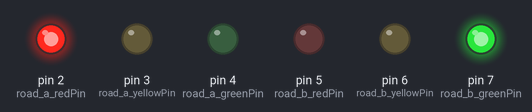
A sketch run on a simulated Arduino Uno, built with avr-gcc and run on an emulated ATmega328P. On the bench: output pins drawn as LEDs (lit = HIGH).

Above: at 0.5 s.
At 1.2 s:
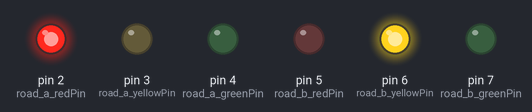
At 2.7 s:
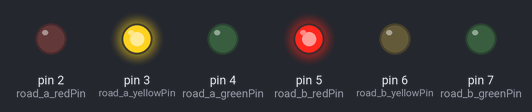
At 5.0 s:
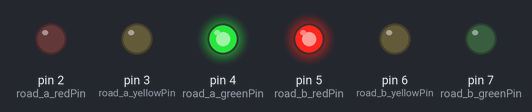
Timing chart, 0 to 6.9 s (numbered marks = the images above):
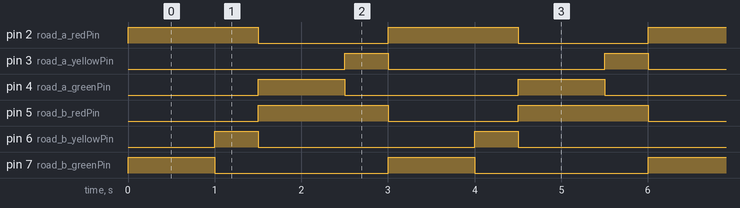

The sketch:

serial_communication.ino
```cpp
//#define SEND_INTERVAL 5000 // every 5 seconds
unsigned long send_interval = 0;

const int road_a_redPin = 2;    // Connect the red LED to pin 2
const int road_a_yellowPin = 3; // Connect the yellow LED to pin 3
const int road_a_greenPin = 4;  // Connect the green LED to pin 4

const int road_b_redPin = 5;    // Connect the red LED to pin 2
const int road_b_yellowPin = 6; // Connect the yellow LED to pin 3
const int road_b_greenPin = 7;  // Connect the green LED to pin 4

unsigned long previousMillis = 0;
long intervalRed = 1000;    // Time for red (5 seconds)
long intervalGreen = 1000;  // Time for green (5 seconds)
const long intervalYellow = 500; // Time for yellow (1 second)

long road_intervalRed = 1000;
long road_intervalGreen = 1000;

int currentState = 0;

/* Serial Send variables */
unsigned long timestamp;

/* Serial Receive variables */
#define BUFFDIM 3 // header, plus_time, footer
long plus_time = 0;

unsigned char ucInBuffer[BUFFDIM];  // Buffer to memorize packet bytes
size_t stBufferIndex;     // Index of the buffer

void setup()
{
  /* Serial Send setup */
  Serial.begin(9600);
  pinMode(road_a_redPin, OUTPUT);
  pinMode(road_a_yellowPin, OUTPUT);
  pinMode(road_a_greenPin, OUTPUT);
  pinMode(road_b_redPin, OUTPUT);
  pinMode(road_b_yellowPin, OUTPUT);
  pinMode(road_b_greenPin, OUTPUT);

  timestamp = 0;

  /* Serial Receive setup */
  for (stBufferIndex = 0; stBufferIndex < BUFFDIM; stBufferIndex++)
    ucInBuffer[stBufferIndex] = 0;

  stBufferIndex = 0;
}

void loop()
{

  // Aggiorno plus_time con il valore ricevuto sulla seriale
  int r = serialReceive(&plus_time);

  // if we recived a packet do something (turn on led for example)
  if (r == 1)
  {
    //Serial.write(plus_time);
    processPlusTime(plus_time, &road_intervalRed, &road_intervalGreen);
    //Serial.write("ok");
    Serial.write(plus_time);

  }

  // Traffic light management based on the current state
    unsigned long currentMillis = millis();
    switch (currentState) {
        case 0: // Red road_a, Green road_b
            digitalWrite(road_a_redPin, HIGH);
            digitalWrite(road_a_yellowPin, LOW);
            digitalWrite(road_a_greenPin, LOW);

            digitalWrite(road_b_redPin, LOW);
            digitalWrite(road_b_yellowPin, LOW);
            digitalWrite(road_b_greenPin, HIGH);

            if (currentMillis - previousMillis >= road_intervalRed) {
                previousMillis = currentMillis;
                currentState = 1; // Move to red road_a, yellow road_b
            }
            break;

        case 1: // Red road_a, Yellow road_b
            digitalWrite(road_a_redPin, HIGH);
            digitalWrite(road_a_yellowPin, LOW);
            digitalWrite(road_a_greenPin, LOW);

            digitalWrite(road_b_redPin, LOW);
            digitalWrite(road_b_yellowPin, HIGH);
            digitalWrite(road_b_greenPin, LOW);

            if (currentMillis - previousMillis >= intervalYellow) {
                previousMillis = currentMillis;
                currentState = 2; // Move to green road_a, red road_b
            }
            break;

        case 2: // Green road_a, Red road_b
            digitalWrite(road_a_redPin, LOW);
            digitalWrite(road_a_yellowPin, LOW);
            digitalWrite(road_a_greenPin, HIGH);

            digitalWrite(road_b_redPin, HIGH);
            digitalWrite(road_b_yellowPin, LOW);
            digitalWrite(road_b_greenPin, LOW);

            if (currentMillis - previousMillis >= road_intervalGreen) {
                previousMillis = currentMillis;
                currentState = 3; // Move to yellow road_a, red road_b
            }
            break;

        case 3: // Yellow road_a, Red road_b
            digitalWrite(road_a_redPin, LOW);
            digitalWrite(road_a_yellowPin, HIGH);
            digitalWrite(road_a_greenPin, LOW);

            digitalWrite(road_b_redPin, HIGH);
            digitalWrite(road_b_yellowPin, LOW);
            digitalWrite(road_b_greenPin, LOW);

            if (currentMillis - previousMillis >= intervalYellow) {
                previousMillis = currentMillis;
                currentState = 0; // Move to red road_a, greed road_b
            }
            break;
    }
}

int serialReceive(long *plus_time)
{

  // If there are some data from the serial
  if (Serial.available() > 0)
  {
    unsigned char ucData;
    ucData = Serial.read(); // read a byte
    if (ucData == 0xFE) // EOF
    {
      // Append last byte
      ucInBuffer[stBufferIndex] = ucData;
      stBufferIndex++;
      //int r = useData(&plus_time);
      if (stBufferIndex < BUFFDIM)  // at least header, plus_time, footer
        return 0;

      if (ucInBuffer[0] != 0xFF)
        return 0;
      if(ucInBuffer[1] > 128){
        *plus_time= (256-ucInBuffer[1])*-1;
      }
      else
        *plus_time=ucInBuffer[1];
      Serial.write("Serial Received: ");
      Serial.write(ucInBuffer[1]);
      // Clear buffer
      for (stBufferIndex = 0; stBufferIndex < BUFFDIM; stBufferIndex++)
        ucInBuffer[stBufferIndex] = 0;

      stBufferIndex = 0;
      //if (r == 1)
        return 1;
    }
    else
    {
      // Append
      ucInBuffer[stBufferIndex] = ucData;
      stBufferIndex++;
    }
  }
  return 0;
}

int useData(long **plus_time)
{
  if (stBufferIndex < BUFFDIM)  // at least header, plus_time, footer
    return 0;

  if (ucInBuffer[0] != 0xFF)
    return 0;

  // getting value
  long ucVal = ucInBuffer[1];

  // use of value
  *(*plus_time) = ucVal;

}

void processPlusTime(int plus_time, long *road_intervalRed, long *road_intervalGreen) {
    /*
    if (plus_time > 0) {
        // The red interval for road_a and the green interval for road_b is the same
        // The green interval for road_a and the red interval for road_b is the same
        *road_intervalRed = intervalRed - ((plus_time * 1000)/2);
        *road_intervalGreen = intervalGreen + (plus_time * 1000); // Convert seconds to milliseconds and add to green interval

        // Ensure that the red interval is not less than 3000 milliseconds (3 second)
        if (*road_intervalRed < 3000) {
           *road_intervalRed = 3000;
        }
    } else if (plus_time < 0) {
        *road_intervalGreen = intervalGreen - ((-plus_time) * 1000); // Convert seconds to milliseconds and subtract from green interval
        *road_intervalRed = intervalRed + (((-plus_time) * 1000)/2);

        //Ensure that the green interval is not less than 3000 milliseconds (3 second)
        if (*road_intervalGreen < 3000) {
            *road_intervalGreen = 3000;
        }
    } else {
        *road_intervalGreen = intervalGreen;
        *road_intervalRed = intervalRed;
    }
    */
    if (plus_time == 0) {
        *road_intervalRed = intervalRed;
        *road_intervalGreen = intervalGreen;

    } else if (plus_time > 0) {

      *road_intervalGreen = intervalGreen*(plus_time+1);
      *road_intervalRed = intervalRed;


    }else if (plus_time < 0) {
      *road_intervalRed = intervalRed*(-plus_time+1);
      *road_intervalGreen = intervalGreen;
    }
}
```

Measured:
- by itself, pin 2 (road_a_redPin), pin 5 (road_b_redPin): alternates HIGH for 1.5 s and LOW for 1.5 s
- by itself, pin 3 (road_a_yellowPin), pin 6 (road_b_yellowPin): alternates HIGH for 0.50 s and LOW for 2.5 s
- by itself, pin 4 (road_a_greenPin), pin 7 (road_b_greenPin): alternates HIGH for 1.0 s and LOW for 2.0 s
